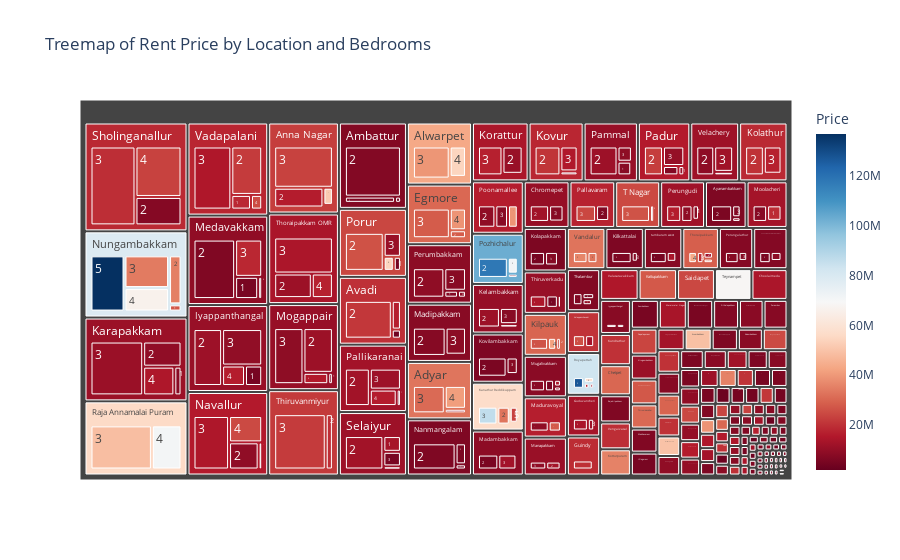

Notebook code for this chart:
### Code cell
# Create a treemap using the same columns as the sunburst chart
fig = px.treemap(df, path=['Location', 'No. of Bedrooms'], values='Price', 
                 color='Price', hover_data=['Area'],
                 color_continuous_scale='RdBu', 
                 title='Treemap of Rent Price by Location and Bedrooms')

fig.show()

### Figure 1 — Plotly figure (JSON) as saved in the notebook; plotly's stock layout.template omitted (floating-point values rounded to 4 significant figures; data arrays with more than 128 entries replaced by an {"elided": "..."} marker saying what was removed)
{"data": [{"branchvalues": "total", "customdata": {"elided": "600x2 mixed values"}, "domain": {"x": [0, 1], "y": [0, 1]}, "hovertemplate": "labels=%{label}<br>Price_sum=%{value}<br>parent=%{parent}<br>id=%{id}<br>Area=%{customdata[0]}<br>Price=%{color}<extra></extra>", "ids": {"elided": "600 str values"}, "labels": {"elided": "600 str values"}, "marker": {"coloraxis": "coloraxis", "colors": {"elided": "600 float values"}}, "name": "", "parents": {"elided": "600 str values"}, "type": "treemap", "values": {"elided": "600 int values"}}], "layout": {"coloraxis": {"colorbar": {"title": {"text": "Price"}}, "colorscale": [[0, "rgb(103,0,31)"], [0.1, "rgb(178,24,43)"], [0.2, "rgb(214,96,77)"], [0.3, "rgb(244,165,130)"], [0.4, "rgb(253,219,199)"], [0.5, "rgb(247,247,247)"], [0.6, "rgb(209,229,240)"], [0.7, "rgb(146,197,222)"], [0.8, "rgb(67,147,195)"], [0.9, "rgb(33,102,172)"], [1, "rgb(5,48,97)"]]}, "legend": {"tracegroupgap": 0}, "title": {"text": "Treemap of Rent Price by Location and Bedrooms"}}}
